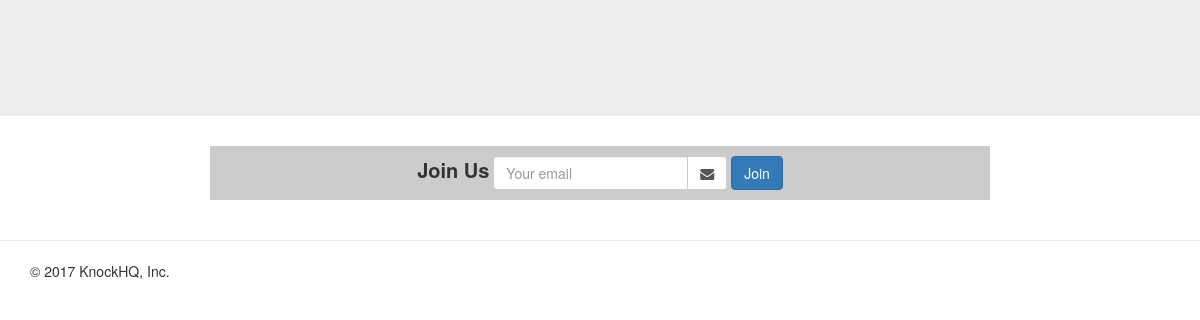
The app's page /, older data.
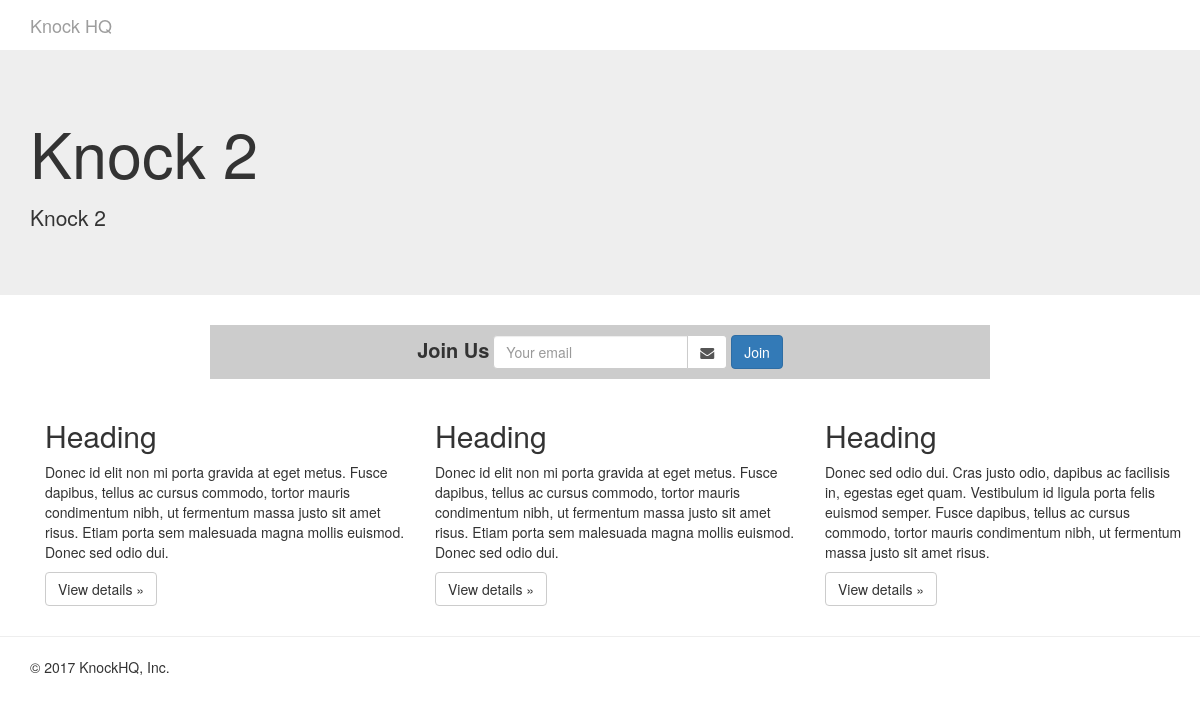
The same page, newer data.
### pages/models.py (models this page shows, shortened)
class Page(models.Model):
    title = models.CharField(max_length=220)
    title_description = models.TextField(blank=True, null=True)
    title_btn = models.CharField(max_length=50, default='Join')
    title_btn_url = models.CharField(max_length=50, blank=True, null=True)
    jumbotron_text_color = models.CharField(max_length=7, default='#000000', validators=[layout_validator])
    jumbotron_bgcolor = models.CharField(max_length=7, default='#eeeeee', validators=[layout_validator])
    content = models.TextField(blank=True, null=True)
    show_nav = models.BooleanField(default=True)
    nav_color = models.CharField(max_length=7, default='#000000', validators=[layout_validator])
    layout = models.CharField(max_length=20, choices=LAYOUT_CHOICES, default='standard')
    video_embed = models.TextField(null=True, blank=True)
    slug = models.SlugField(default='page-slug', blank=True)
    featured = models.BooleanField(default=False)
    active = models.BooleanField(default=True)
    leave_capture = models.BooleanField(default=True)

### pages/views.py (the view, shortened to what this page needs)
# urls.py: url(r'^$', HomeView.as_view(), name='home'),
class HomeView(SuccessMessageMixin, CreateView):
    template_name = 'pages/home.html'
    form_class = JoinForm
    success_url = '/'
    def get_context_data(self, *args, **kwargs):
        context = super(HomeView, self).get_context_data()
        context['object'] = Page.objects.filter(featured=True).first()  # order_by("?").first()
        return context

### newsletter/forms.py (shortened to what this page needs)
class JoinForm(forms.ModelForm):
    email = forms.EmailField(
        label='', widget=forms.EmailInput(
            attrs={
                'placeholder': 'Your email',
                'class': 'form-control sign-up-email-form'
            }
        )
    )
    class Meta:
        model = Join
        fields = ['email']

### pages/templates/pages/home.html (shortened to what this page needs)
{% extends "base.html" %}
{% block content %}
    {% if object.show_nav %}
        {% include 'navbar.html' %}
    {% endif %}
    {% if object.layout == 'stacked' %}
        {% include 'pages/snippets/stacked-layout.html' with object=object form=form%}
    {% else %}
        {% include 'pages/snippets/standard-layout.html' with object=object form=form%}
    {% endif %}
{% endblock %}

### templates/base.html (shortened to what this page needs)
<!DOCTYPE html>
<html lang="en">
    <head>
        {% load staticfiles %}
        {% include 'head_css.html' %}
    </head>
    <body>
        {% block content %}
        {% endblock %}
        <hr>
        <div class="container">
            <footer>
                <p>&copy; 2017 KnockHQ, Inc.</p>
            </footer>
        </div>
    </body>
</html>

### templates/head_css.html (shortened to what this page needs)
{% load staticfiles %}
<link rel="stylesheet" href="https://maxcdn.bootstrapcdn.com/bootstrap/3.3.7/css/bootstrap.min.css">
<link rel="stylesheet" href="https://maxcdn.bootstrapcdn.com/font-awesome/4.7.0/css/font-awesome.min.css">
<link rel="stylesheet" href="{% static 'css/main.css' %}">

### templates/navbar.html (shortened to what this page needs)
<nav class="navbar navbar-inverse navbar-fixed-top">
    <div class="container">
        <div class="navbar-header">
            <a class="navbar-brand" href="#">Knock HQ</a>
        </div>
        <div id="navbar" class="navbar-collapse collapse">
        </div>
    </div>
</nav>

### pages/templates/pages/snippets/standard-layout.html (shortened to what this page needs)
<div class="jumbotron">
    <div class="container">
        <div class="row">
            <div class="col-sm-6">
                <h1>{{ object.title }}</h1>
                <p>{{ object.title_description|linebreaks }}</p>
            </div>
        </div>
    </div>
</div>
<div class="container">
    <div class="row">
        <div class="col-sm-8 col-sm-offset-2">
            <div class="row">
                <div class="col-xs-12" style="background-color: #ccc; margin-bottom: 20px;">
                    <p>
                    {% include 'pages/snippets/join-form.html' with form=form %}
                        </p>
                </div>
            </div>
        </div>
    </div>
    <div class="container">
        {{ object.content|safe }}
    </div>
</div>

### pages/templates/pages/snippets/join-form.html (shortened to what this page needs)
<form class="join-form form-inline text-center" method="post" action="">{% csrf_token %}
    <div class="input-group">
        <label style="padding-top: 0px 20px; font-size: 20px;">
            Join Us
        </label>
    </div>
    {% for field in form %}
        <div class="input-group">
            {{ field }}
            <div class="input-group-addon" style="background-color: #fff; border-left: 0px;">
                <i class="fa fa-envelope"></i>
            </div>
        </div>
    {% endfor %}
    <input type="submit" value="Join" class="btn btn-primary">
</form>

### templates/js.html (shortened to what this page needs)
{% load staticfiles %}

### static/css/main.css (style rules this page uses)
body { padding-top: 50px; padding-bottom: 20px; }

Row changes from the older to the newer data that the page shows:
now on this page (row edited): Page: title "Knock 2", title_description "Knock 2", layout "standard" (drawn), content "Heading Donec id elit non mi porta gravida at eget metus. Fusce dapibus, tellus ac cursus commodo, tortor mauris condimentum nibh, ut fermentum massa justo sit amet risus. Etiam porta sem malesuada magna mollis euismod. Donec sed odio dui. View details » Heading Donec id elit non mi porta gravida at eget metus. Fusce dapibus, tellus ac cursus commodo, tortor mauris condimentum nibh, ut fermentum massa justo sit amet risus. Etiam porta sem malesuada magna mollis euismod. Donec sed odio dui. View details » Heading Donec sed odio dui. Cras justo odio, dapibus ac facilisis in, egestas eget quam. Vestibulum id ligula porta felis euismod semper. Fusce dapibus, tellus ac cursus commodo, tortor…"
Text that changed along with them:
text now shown: "Knock HQ"
